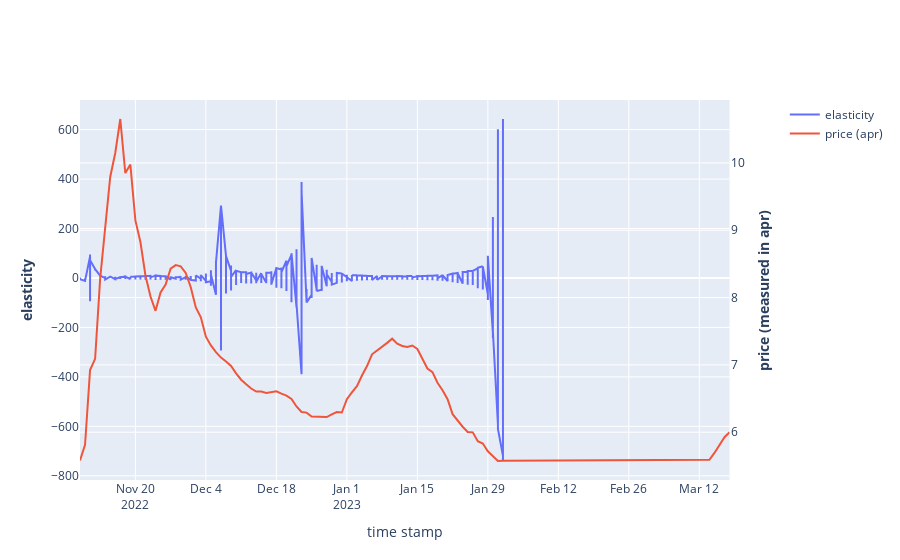

This figure's notebook cell:
### Markdown cell above
######
This elasticity does not seem to even be influenced by apr. The infinitely large elasticity values could indicate perfect elasticity or error in the code

### Code cell
import plotly.graph_objects as go
from plotly.subplots import make_subplots

# Create figure with secondary y-axis
fig = make_subplots(specs=[[{"secondary_y": True}]])

# Add traces
fig.add_trace(
    go.Scatter(x=added_when_apr_over_med.index, y=added_when_apr_over_med['elasticity'], name='elasticity'), 
    secondary_y=False,
)

fig.add_trace(
    go.Scatter(x=added_when_apr_over_med.index, y=added_when_apr_over_med['rolling_cur_naive_apr'], name='price (apr)'), 
    secondary_y=True,
)

# Set x-axis title
fig.update_xaxes(title_text="time stamp")

# Set y-axes titles
fig.update_yaxes(title_text="<b>elasticity</b>", secondary_y=False)
fig.update_yaxes(title_text="<b>price (measured in apr)</b>", secondary_y=True)

### Figure 1 — Plotly figure (JSON) as saved in the notebook; plotly's stock layout.template omitted (floating-point values rounded to 4 significant figures; data arrays with more than 128 entries replaced by an {"elided": "..."} marker saying what was removed)
{"data": [{"name": "elasticity", "type": "scatter", "x": {"elided": "3704 str values"}, "xaxis": "x", "y": {"elided": "3704 float values"}, "yaxis": "y"}, {"name": "price (apr)", "type": "scatter", "x": {"elided": "3704 str values"}, "xaxis": "x", "y": {"elided": "3704 float values"}, "yaxis": "y2"}], "layout": {"xaxis": {"anchor": "y", "domain": [0, 0.94], "title": {"text": "time stamp"}}, "yaxis": {"anchor": "x", "domain": [0, 1], "title": {"text": "<b>elasticity</b>"}}, "yaxis2": {"anchor": "x", "overlaying": "y", "side": "right", "title": {"text": "<b>price (measured in apr)</b>"}}}}
